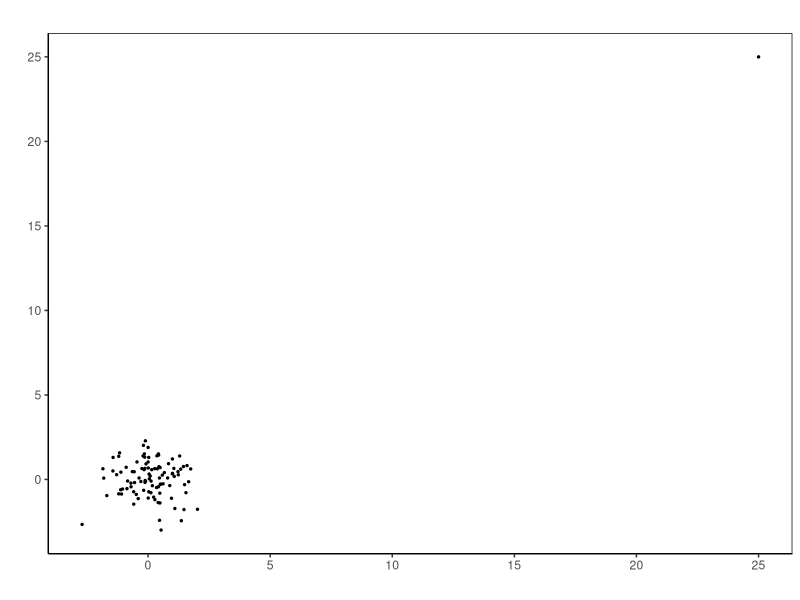
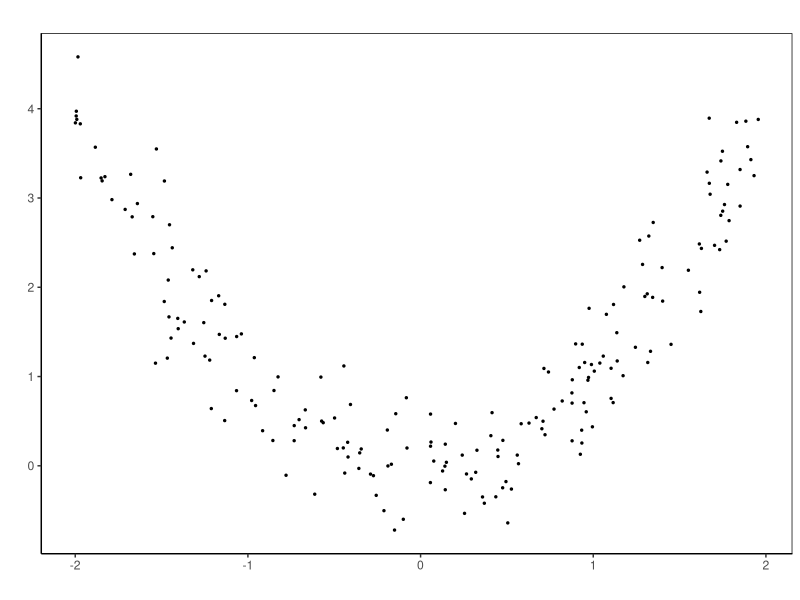

Recreate these plots in R, in order.
# Setup ----------------------------------------------------------------

library(magrittr)
library(ggplot2)
library(MASS)

SEED <- 42


# Outlier Behavior (Figure 1) --------------------------------------------------------

set.seed(SEED)

n <- 100
z <- mvrnorm(n, mu = c(0, 0), Sigma = matrix(c(1, 0, 0, 1), ncol = 2))
x <- z[, 1]
y <- z[, 2]

# All correlation measures near zero, as sample is drawn from a bivariate normal with rho = 0:
cor(x, y, method = "pearson")
cor(x, y, method = "spearman")
cor(x, y, method = "kendall")

# Large value added (outlier):
x <- append(x, 25)
y <- append(y, 25)

# Pearson detects a linear relationship now; others not that much affected:
cor(x, y, method = "pearson")
cor(x, y, method = "spearman")
cor(x, y, method = "kendall")

data.frame(x = x, y = y) %>% ggplot(aes(x = x, y = y)) +
  geom_point(size = 0.5) +
  theme_classic() +
  theme(panel.border = element_rect(color = "black", fill = NA, size = 0.5)) +
  labs(title = "", x = "", y = "")


# Correlation Coefficients for Nonmonotonic Relationship (Figure 2) ---------------------------------

set.seed(SEED)

n <- 200
mean_x <- 0
sd_x <- sqrt(1)
mean_epsilon <- 0
sd_epsilon <- sqrt(0.2)

x <- runif(n, -2, 2)
epsilon <- rnorm(n, mean = mean_epsilon, sd = sd_epsilon)
y <- x^2 + epsilon

# Correlation coefficients close to 0 due to symmetry (nonmonotonic relationship):
cor(x, y, method = "pearson")
cor(x, y, method = "spearman")
cor(x, y, method = "kendall")

# Check correlation on positive/negative x-axis. Positive on the positive axis and vice versa:
df_positive <- data.frame(x = x, y = y) %>% dplyr::filter(x > 0)
df_negative <- data.frame(x = x, y = y) %>% dplyr::filter(x < 0)

cor(df_positive[, 1], df_positive[, 2], method = "pearson")
cor(df_positive[, 1], df_positive[, 2], method = "spearman")
cor(df_positive[, 1], df_positive[, 2], method = "kendall")

cor(df_negative[, 1], df_negative[, 2], method = "pearson")
cor(df_negative[, 1], df_negative[, 2], method = "spearman")
cor(df_negative[, 1], df_negative[, 2], method = "kendall")

data.frame(x = x, y = y) %>% ggplot(aes(x = x, y = y)) +
  geom_point(size = 0.5) +
  theme_classic() +
  theme(panel.border = element_rect(color = "black", fill = NA, size = 0.5)) +
  labs(title = "", x = "", y = "")